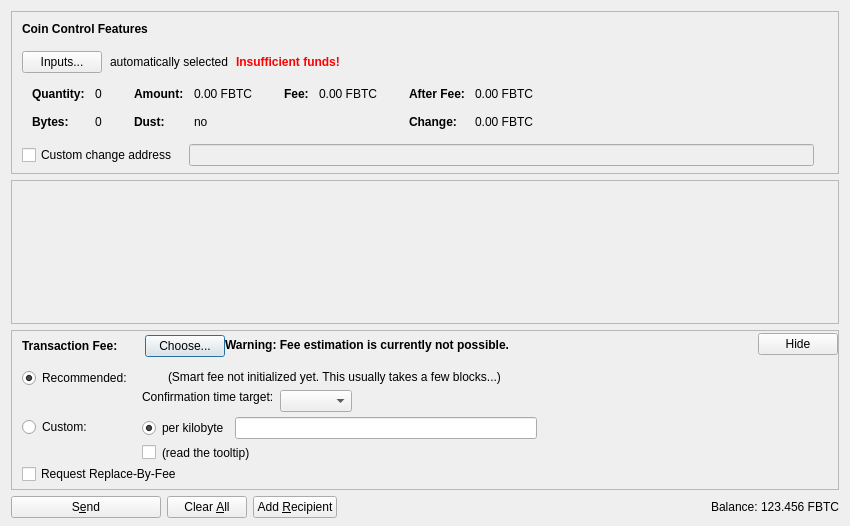
<?xml version="1.0" encoding="UTF-8"?>
<ui version="4.0">
 <class>SendCoinsDialog</class>
 <widget class="QDialog" name="SendCoinsDialog">
  <property name="geometry">
   <rect>
    <x>0</x>
    <y>0</y>
    <width>850</width>
    <height>526</height>
   </rect>
  </property>
  <property name="windowTitle">
   <string>Send Coins</string>
  </property>
  <layout class="QVBoxLayout" name="verticalLayout" stretch="0,1,0,0">
   <property name="bottomMargin">
    <number>8</number>
   </property>
   <item>
    <widget class="QFrame" name="frameCoinControl">
     <property name="sizePolicy">
      <sizepolicy hsizetype="Expanding" vsizetype="Expanding">
       <horstretch>0</horstretch>
       <verstretch>0</verstretch>
      </sizepolicy>
     </property>
     <property name="maximumSize">
      <size>
       <width>16777215</width>
       <height>16777215</height>
      </size>
     </property>
     <property name="frameShape">
      <enum>QFrame::StyledPanel</enum>
     </property>
     <property name="frameShadow">
      <enum>QFrame::Sunken</enum>
     </property>
     <layout class="QVBoxLayout" name="verticalLayoutCoinControl2">
      <property name="spacing">
       <number>0</number>
      </property>
      <property name="leftMargin">
       <number>0</number>
      </property>
      <property name="topMargin">
       <number>0</number>
      </property>
      <property name="rightMargin">
       <number>0</number>
      </property>
      <property name="bottomMargin">
       <number>6</number>
      </property>
      <item>
       <layout class="QVBoxLayout" name="verticalLayoutCoinControl" stretch="0,0,0,0,1">
        <property name="spacing">
         <number>0</number>
        </property>
        <property name="leftMargin">
         <number>10</number>
        </property>
        <property name="topMargin">
         <number>10</number>
        </property>
        <item>
         <layout class="QHBoxLayout" name="horizontalLayoutCoinControl1">
          <property name="bottomMargin">
           <number>15</number>
          </property>
          <item>
           <widget class="QLabel" name="labelCoinControlFeatures">
            <property name="sizePolicy">
             <sizepolicy hsizetype="Preferred" vsizetype="Maximum">
              <horstretch>0</horstretch>
              <verstretch>0</verstretch>
             </sizepolicy>
            </property>
            <property name="font">
             <font>
              <weight>75</weight>
              <bold>true</bold>
             </font>
            </property>
            <property name="styleSheet">
             <string notr="true">font-weight:bold;</string>
            </property>
            <property name="text">
             <string>Coin Control Features</string>
            </property>
           </widget>
          </item>
         </layout>
        </item>
        <item>
         <layout class="QHBoxLayout" name="horizontalLayoutCoinControl2" stretch="0,0,0,0">
          <property name="spacing">
           <number>8</number>
          </property>
          <property name="bottomMargin">
           <number>10</number>
          </property>
          <item>
           <widget class="QPushButton" name="pushButtonCoinControl">
            <property name="styleSheet">
             <string notr="true"/>
            </property>
            <property name="text">
             <string>Inputs...</string>
            </property>
            <property name="autoDefault">
             <bool>false</bool>
            </property>
           </widget>
          </item>
          <item>
           <widget class="QLabel" name="labelCoinControlAutomaticallySelected">
            <property name="text">
             <string>automatically selected</string>
            </property>
            <property name="margin">
             <number>5</number>
            </property>
           </widget>
          </item>
          <item>
           <widget class="QLabel" name="labelCoinControlInsuffFunds">
            <property name="font">
             <font>
              <weight>75</weight>
              <bold>true</bold>
             </font>
            </property>
            <property name="styleSheet">
             <string notr="true">color:red;font-weight:bold;</string>
            </property>
            <property name="text">
             <string>Insufficient funds!</string>
            </property>
            <property name="margin">
             <number>5</number>
            </property>
           </widget>
          </item>
          <item>
           <spacer name="horizontalSpacerCoinControl">
            <property name="orientation">
             <enum>Qt::Horizontal</enum>
            </property>
            <property name="sizeHint" stdset="0">
             <size>
              <width>40</width>
              <height>1</height>
             </size>
            </property>
           </spacer>
          </item>
         </layout>
        </item>
        <item>
         <widget class="QWidget" name="widgetCoinControl" native="true">
          <property name="sizePolicy">
           <sizepolicy hsizetype="Preferred" vsizetype="Preferred">
            <horstretch>0</horstretch>
            <verstretch>0</verstretch>
           </sizepolicy>
          </property>
          <property name="minimumSize">
           <size>
            <width>0</width>
            <height>0</height>
           </size>
          </property>
          <property name="styleSheet">
           <string notr="true"/>
          </property>
          <layout class="QHBoxLayout" name="horizontalLayoutCoinControl5">
           <property name="leftMargin">
            <number>0</number>
           </property>
           <property name="topMargin">
            <number>0</number>
           </property>
           <property name="rightMargin">
            <number>0</number>
           </property>
           <property name="bottomMargin">
            <number>0</number>
           </property>
           <item>
            <layout class="QHBoxLayout" name="horizontalLayoutCoinControl3" stretch="0,0,0,1">
             <property name="spacing">
              <number>20</number>
             </property>
             <property name="topMargin">
              <number>0</number>
             </property>
             <property name="bottomMargin">
              <number>10</number>
             </property>
             <item>
              <layout class="QFormLayout" name="formLayoutCoinControl1">
               <property name="horizontalSpacing">
                <number>10</number>
               </property>
               <property name="verticalSpacing">
                <number>14</number>
               </property>
               <property name="leftMargin">
                <number>10</number>
               </property>
               <property name="topMargin">
                <number>4</number>
               </property>
               <property name="rightMargin">
                <number>6</number>
               </property>
               <item row="0" column="0">
                <widget class="QLabel" name="labelCoinControlQuantityText">
                 <property name="font">
                  <font>
                   <weight>75</weight>
                   <bold>true</bold>
                  </font>
                 </property>
                 <property name="text">
                  <string>Quantity:</string>
                 </property>
                 <property name="margin">
                  <number>0</number>
                 </property>
                </widget>
               </item>
               <item row="0" column="1">
                <widget class="QLabel" name="labelCoinControlQuantity">
                 <property name="cursor">
                  <cursorShape>IBeamCursor</cursorShape>
                 </property>
                 <property name="contextMenuPolicy">
                  <enum>Qt::ActionsContextMenu</enum>
                 </property>
                 <property name="text">
                  <string notr="true">0</string>
                 </property>
                 <property name="margin">
                  <number>0</number>
                 </property>
                 <property name="textInteractionFlags">
                  <set>Qt::LinksAccessibleByMouse|Qt::TextSelectableByKeyboard|Qt::TextSelectableByMouse</set>
                 </property>
                </widget>
               </item>
               <item row="1" column="0">
                <widget class="QLabel" name="labelCoinControlBytesText">
                 <property name="font">
                  <font>
                   <weight>75</weight>
                   <bold>true</bold>
                  </font>
                 </property>
                 <property name="text">
                  <string>Bytes:</string>
                 </property>
                </widget>
               </item>
               <item row="1" column="1">
                <widget class="QLabel" name="labelCoinControlBytes">
                 <property name="cursor">
                  <cursorShape>IBeamCursor</cursorShape>
                 </property>
                 <property name="contextMenuPolicy">
                  <enum>Qt::ActionsContextMenu</enum>
                 </property>
                 <property name="text">
                  <string notr="true">0</string>
                 </property>
                 <property name="textInteractionFlags">
                  <set>Qt::LinksAccessibleByMouse|Qt::TextSelectableByKeyboard|Qt::TextSelectableByMouse</set>
                 </property>
                </widget>
               </item>
              </layout>
             </item>
             <item>
              <layout class="QFormLayout" name="formLayoutCoinControl2">
               <property name="horizontalSpacing">
                <number>10</number>
               </property>
               <property name="verticalSpacing">
                <number>14</number>
               </property>
               <property name="leftMargin">
                <number>6</number>
               </property>
               <property name="topMargin">
                <number>4</number>
               </property>
               <property name="rightMargin">
                <number>6</number>
               </property>
               <item row="0" column="0">
                <widget class="QLabel" name="labelCoinControlAmountText">
                 <property name="font">
                  <font>
                   <weight>75</weight>
                   <bold>true</bold>
                  </font>
                 </property>
                 <property name="text">
                  <string>Amount:</string>
                 </property>
                 <property name="margin">
                  <number>0</number>
                 </property>
                </widget>
               </item>
               <item row="0" column="1">
                <widget class="QLabel" name="labelCoinControlAmount">
                 <property name="cursor">
                  <cursorShape>IBeamCursor</cursorShape>
                 </property>
                 <property name="contextMenuPolicy">
                  <enum>Qt::ActionsContextMenu</enum>
                 </property>
                 <property name="text">
                  <string notr="true">0.00 FBTC</string>
                 </property>
                 <property name="textInteractionFlags">
                  <set>Qt::LinksAccessibleByMouse|Qt::TextSelectableByKeyboard|Qt::TextSelectableByMouse</set>
                 </property>
                </widget>
               </item>
               <item row="1" column="0">
                <widget class="QLabel" name="labelCoinControlLowOutputText">
                 <property name="font">
                  <font>
                   <weight>75</weight>
                   <bold>true</bold>
                  </font>
                 </property>
                 <property name="text">
                  <string>Dust:</string>
                 </property>
                </widget>
               </item>
               <item row="1" column="1">
                <widget class="QLabel" name="labelCoinControlLowOutput">
                 <property name="cursor">
                  <cursorShape>IBeamCursor</cursorShape>
                 </property>
                 <property name="contextMenuPolicy">
                  <enum>Qt::ActionsContextMenu</enum>
                 </property>
                 <property name="text">
                  <string notr="true">no</string>
                 </property>
                 <property name="textInteractionFlags">
                  <set>Qt::LinksAccessibleByMouse|Qt::TextSelectableByKeyboard|Qt::TextSelectableByMouse</set>
                 </property>
                </widget>
               </item>
              </layout>
             </item>
             <item>
              <layout class="QFormLayout" name="formLayoutCoinControl3">
               <property name="horizontalSpacing">
                <number>10</number>
               </property>
               <property name="verticalSpacing">
                <number>14</number>
               </property>
               <property name="leftMargin">
                <number>6</number>
               </property>
               <property name="topMargin">
                <number>4</number>
               </property>
               <property name="rightMargin">
                <number>6</number>
               </property>
               <item row="0" column="0">
                <widget class="QLabel" name="labelCoinControlFeeText">
                 <property name="font">
                  <font>
                   <weight>75</weight>
                   <bold>true</bold>
                  </font>
                 </property>
                 <property name="text">
                  <string>Fee:</string>
                 </property>
                 <property name="margin">
                  <number>0</number>
                 </property>
                </widget>
               </item>
               <item row="0" column="1">
                <widget class="QLabel" name="labelCoinControlFee">
                 <property name="cursor">
                  <cursorShape>IBeamCursor</cursorShape>
                 </property>
                 <property name="contextMenuPolicy">
                  <enum>Qt::ActionsContextMenu</enum>
                 </property>
                 <property name="text">
                  <string notr="true">0.00 FBTC</string>
                 </property>
                 <property name="textInteractionFlags">
                  <set>Qt::LinksAccessibleByMouse|Qt::TextSelectableByKeyboard|Qt::TextSelectableByMouse</set>
                 </property>
                </widget>
               </item>
              </layout>
             </item>
             <item>
              <layout class="QFormLayout" name="formLayoutCoinControl4">
               <property name="horizontalSpacing">
                <number>10</number>
               </property>
               <property name="verticalSpacing">
                <number>14</number>
               </property>
               <property name="leftMargin">
                <number>6</number>
               </property>
               <property name="topMargin">
                <number>4</number>
               </property>
               <property name="rightMargin">
                <number>6</number>
               </property>
               <item row="0" column="0">
                <widget class="QLabel" name="labelCoinControlAfterFeeText">
                 <property name="font">
                  <font>
                   <weight>75</weight>
                   <bold>true</bold>
                  </font>
                 </property>
                 <property name="text">
                  <string>After Fee:</string>
                 </property>
                 <property name="margin">
                  <number>0</number>
                 </property>
                </widget>
               </item>
               <item row="0" column="1">
                <widget class="QLabel" name="labelCoinControlAfterFee">
                 <property name="cursor">
                  <cursorShape>IBeamCursor</cursorShape>
                 </property>
                 <property name="contextMenuPolicy">
                  <enum>Qt::ActionsContextMenu</enum>
                 </property>
                 <property name="text">
                  <string notr="true">0.00 FBTC</string>
                 </property>
                 <property name="textInteractionFlags">
                  <set>Qt::LinksAccessibleByMouse|Qt::TextSelectableByKeyboard|Qt::TextSelectableByMouse</set>
                 </property>
                </widget>
               </item>
               <item row="1" column="0">
                <widget class="QLabel" name="labelCoinControlChangeText">
                 <property name="font">
                  <font>
                   <weight>75</weight>
                   <bold>true</bold>
                  </font>
                 </property>
                 <property name="text">
                  <string>Change:</string>
                 </property>
                </widget>
               </item>
               <item row="1" column="1">
                <widget class="QLabel" name="labelCoinControlChange">
                 <property name="cursor">
                  <cursorShape>IBeamCursor</cursorShape>
                 </property>
                 <property name="contextMenuPolicy">
                  <enum>Qt::ActionsContextMenu</enum>
                 </property>
                 <property name="text">
                  <string notr="true">0.00 FBTC</string>
                 </property>
                 <property name="textInteractionFlags">
                  <set>Qt::LinksAccessibleByMouse|Qt::TextSelectableByKeyboard|Qt::TextSelectableByMouse</set>
                 </property>
                </widget>
               </item>
              </layout>
             </item>
            </layout>
           </item>
          </layout>
         </widget>
        </item>
        <item>
         <layout class="QHBoxLayout" name="horizontalLayoutCoinControl4" stretch="0,0,0">
          <property name="spacing">
           <number>12</number>
          </property>
          <property name="sizeConstraint">
           <enum>QLayout::SetDefaultConstraint</enum>
          </property>
          <property name="topMargin">
           <number>5</number>
          </property>
          <property name="rightMargin">
           <number>5</number>
          </property>
          <item>
           <widget class="QCheckBox" name="checkBoxCoinControlChange">
            <property name="toolTip">
             <string>If this is activated, but the change address is empty or invalid, change will be sent to a newly generated address.</string>
            </property>
            <property name="text">
             <string>Custom change address</string>
            </property>
           </widget>
          </item>
          <item>
           <widget class="QValidatedLineEdit" name="lineEditCoinControlChange">
            <property name="enabled">
             <bool>false</bool>
            </property>
            <property name="sizePolicy">
             <sizepolicy hsizetype="Expanding" vsizetype="Fixed">
              <horstretch>0</horstretch>
              <verstretch>0</verstretch>
             </sizepolicy>
            </property>
           </widget>
          </item>
          <item>
           <widget class="QLabel" name="labelCoinControlChangeLabel">
            <property name="sizePolicy">
             <sizepolicy hsizetype="Preferred" vsizetype="Expanding">
              <horstretch>0</horstretch>
              <verstretch>0</verstretch>
             </sizepolicy>
            </property>
            <property name="minimumSize">
             <size>
              <width>0</width>
              <height>0</height>
             </size>
            </property>
            <property name="text">
             <string/>
            </property>
            <property name="margin">
             <number>3</number>
            </property>
           </widget>
          </item>
         </layout>
        </item>
        <item>
         <spacer name="verticalSpacerCoinControl">
          <property name="orientation">
           <enum>Qt::Vertical</enum>
          </property>
          <property name="sizeHint" stdset="0">
           <size>
            <width>800</width>
            <height>1</height>
           </size>
          </property>
         </spacer>
        </item>
       </layout>
      </item>
     </layout>
    </widget>
   </item>
   <item>
    <widget class="QScrollArea" name="scrollArea">
     <property name="widgetResizable">
      <bool>true</bool>
     </property>
     <widget class="QWidget" name="scrollAreaWidgetContents">
      <property name="geometry">
       <rect>
        <x>0</x>
        <y>0</y>
        <width>830</width>
        <height>104</height>
       </rect>
      </property>
      <layout class="QVBoxLayout" name="verticalLayout_2" stretch="0,1">
       <property name="leftMargin">
        <number>0</number>
       </property>
       <property name="topMargin">
        <number>0</number>
       </property>
       <property name="rightMargin">
        <number>0</number>
       </property>
       <property name="bottomMargin">
        <number>0</number>
       </property>
       <item>
        <layout class="QVBoxLayout" name="entries">
         <property name="spacing">
          <number>6</number>
         </property>
        </layout>
       </item>
       <item>
        <spacer name="verticalSpacer">
         <property name="orientation">
          <enum>Qt::Vertical</enum>
         </property>
         <property name="sizeHint" stdset="0">
          <size>
           <width>20</width>
           <height>40</height>
          </size>
         </property>
        </spacer>
       </item>
      </layout>
     </widget>
    </widget>
   </item>
   <item>
    <widget class="QFrame" name="frameFee">
     <property name="sizePolicy">
      <sizepolicy hsizetype="Expanding" vsizetype="Expanding">
       <horstretch>0</horstretch>
       <verstretch>0</verstretch>
      </sizepolicy>
     </property>
     <property name="maximumSize">
      <size>
       <width>16777215</width>
       <height>16777215</height>
      </size>
     </property>
     <property name="frameShape">
      <enum>QFrame::StyledPanel</enum>
     </property>
     <property name="frameShadow">
      <enum>QFrame::Sunken</enum>
     </property>
     <layout class="QVBoxLayout" name="verticalLayoutFee1">
      <property name="spacing">
       <number>0</number>
      </property>
      <property name="leftMargin">
       <number>0</number>
      </property>
      <property name="topMargin">
       <number>0</number>
      </property>
      <property name="rightMargin">
       <number>0</number>
      </property>
      <property name="bottomMargin">
       <number>0</number>
      </property>
      <item>
       <layout class="QVBoxLayout" name="verticalLayoutFee2" stretch="0,0,0">
        <property name="spacing">
         <number>0</number>
        </property>
        <property name="leftMargin">
         <number>10</number>
        </property>
        <property name="topMargin">
         <number>0</number>
        </property>
        <item>
         <layout class="QHBoxLayout" name="horizontalLayoutFee1">
          <property name="bottomMargin">
           <number>0</number>
          </property>
          <item>
           <layout class="QVBoxLayout" name="verticalLayoutFee7">
            <property name="spacing">
             <number>0</number>
            </property>
            <item>
             <spacer name="verticalSpacerSmartFee">
              <property name="orientation">
               <enum>Qt::Vertical</enum>
              </property>
              <property name="sizeType">
               <enum>QSizePolicy::Fixed</enum>
              </property>
              <property name="sizeHint" stdset="0">
               <size>
                <width>1</width>
                <height>4</height>
               </size>
              </property>
             </spacer>
            </item>
            <item>
             <layout class="QHBoxLayout" name="horizontalLayoutSmartFee">
              <property name="spacing">
               <number>10</number>
              </property>
              <item>
               <widget class="QLabel" name="labelFeeHeadline">
                <property name="sizePolicy">
                 <sizepolicy hsizetype="Preferred" vsizetype="Maximum">
                  <horstretch>0</horstretch>
                  <verstretch>0</verstretch>
                 </sizepolicy>
                </property>
                <property name="font">
                 <font>
                  <weight>75</weight>
                  <bold>true</bold>
                 </font>
                </property>
                <property name="styleSheet">
                 <string notr="true">font-weight:bold;</string>
                </property>
                <property name="text">
                 <string>Transaction Fee:</string>
                </property>
               </widget>
              </item>
              <item>
               <widget class="QLabel" name="labelFeeMinimized">
                <property name="text">
                 <string/>
                </property>
               </widget>
              </item>
              <item>
               <widget class="QPushButton" name="buttonChooseFee">
                <property name="text">
                 <string>Choose...</string>
                </property>
               </widget>
              </item>
             </layout>
            </item>
            <item>
             <spacer name="verticalSpacer_5">
              <property name="orientation">
               <enum>Qt::Vertical</enum>
              </property>
              <property name="sizeHint" stdset="0">
               <size>
                <width>1</width>
                <height>1</height>
               </size>
              </property>
             </spacer>
            </item>
           </layout>
          </item>
          <item>
           <widget class="QLabel" name="fallbackFeeWarningLabel">
            <property name="toolTip">
             <string>Using the fallbackfee can result in sending a transaction that will take several hours or days (or never) to confirm. Consider choosing your fee manually or wait until you have validated the complete chain.</string>
            </property>
            <property name="font">
            <font>
                <weight>75</weight>
                <bold>true</bold>
            </font>
            </property>
            <property name="text">
             <string>Warning: Fee estimation is currently not possible.</string>
            </property>
            <property name="wordWrap">
             <bool>false</bool>
            </property>
           </widget>
          </item>
          <item>
           <spacer name="horizontalSpacer_4">
            <property name="orientation">
             <enum>Qt::Horizontal</enum>
            </property>
            <property name="sizeType">
             <enum>QSizePolicy::MinimumExpanding</enum>
            </property>
            <property name="sizeHint" stdset="0">
             <size>
              <width>40</width>
              <height>20</height>
             </size>
            </property>
           </spacer>
          </item>
          <item>
           <widget class="QPushButton" name="buttonMinimizeFee">
            <property name="toolTip">
             <string>collapse fee-settings</string>
            </property>
            <property name="text">
             <string>Hide</string>
            </property>
           </widget>
          </item>
         </layout>
        </item>
        <item>
         <widget class="QFrame" name="frameFeeSelection">
          <layout class="QVBoxLayout" name="verticalLayoutFee12">
           <property name="spacing">
            <number>0</number>
           </property>
           <property name="leftMargin">
            <number>0</number>
           </property>
           <property name="topMargin">
            <number>0</number>
           </property>
           <property name="rightMargin">
            <number>0</number>
           </property>
           <property name="bottomMargin">
            <number>0</number>
           </property>
           <item>
            <layout class="QGridLayout" name="gridLayoutFee">
             <property name="topMargin">
              <number>10</number>
             </property>
             <property name="bottomMargin">
              <number>4</number>
             </property>
             <property name="horizontalSpacing">
              <number>10</number>
             </property>
             <property name="verticalSpacing">
              <number>4</number>
             </property>
             <item row="1" column="1">
              <layout class="QVBoxLayout" name="verticalLayoutFee8">
               <property name="spacing">
                <number>6</number>
               </property>
               <item>
                <layout class="QHBoxLayout" name="horizontalLayoutFee13">
                 <item>
                  <widget class="QRadioButton" name="radioCustomPerKilobyte">
                   <property name="toolTip">
                    <string>If the custom fee is set to 1000 satoshis and the transaction is only 250 bytes, then &quot;per kilobyte&quot; only pays 250 satoshis in fee, while &quot;total at least&quot; pays 1000 satoshis. For transactions bigger than a kilobyte both pay by kilobyte.</string>
                   </property>
                   <property name="text">
                    <string>per kilobyte</string>
                   </property>
                   <property name="checked">
                    <bool>true</bool>
                   </property>
                   <attribute name="buttonGroup">
                    <string notr="true">groupCustomFee</string>
                   </attribute>
                  </widget>
                 </item>
                 <item>
                  <widget class="BitcoinAmountField" name="customFee"/>
                 </item>
                 <item>
                  <spacer name="horizontalSpacer_6">
                   <property name="orientation">
                    <enum>Qt::Horizontal</enum>
                   </property>
                   <property name="sizeHint" stdset="0">
                    <size>
                     <width>1</width>
                     <height>1</height>
                    </size>
                   </property>
                  </spacer>
                 </item>
                </layout>
               </item>
               <item>
                <layout class="QHBoxLayout" name="horizontalLayoutFee8">
                 <item>
                  <widget class="QCheckBox" name="checkBoxMinimumFee">
                   <property name="toolTip">
                    <string>Paying only the minimum fee is just fine as long as there is less transaction volume than space in the blocks. But be aware that this can end up in a never confirming transaction once there is more demand for bitcoin transactions than the network can process.</string>
                   </property>
                   <property name="text">
                    <string/>
                   </property>
                  </widget>
                 </item>
                 <item>
                  <widget class="QLabel" name="labelMinFeeWarning">
                   <property name="enabled">
                    <bool>true</bool>
                   </property>
                   <property name="toolTip">
                    <string>Paying only the minimum fee is just fine as long as there is less transaction volume than space in the blocks. But be aware that this can end up in a never confirming transaction once there is more demand for bitcoin transactions than the network can process.</string>
                   </property>
                   <property name="text">
                    <string>(read the tooltip)</string>
                   </property>
                   <property name="margin">
                    <number>5</number>
                   </property>
                  </widget>
                 </item>
                 <item>
                  <spacer name="horizontalSpacer_2">
                   <property name="orientation">
                    <enum>Qt::Horizontal</enum>
                   </property>
                   <property name="sizeHint" stdset="0">
                    <size>
                     <width>1</width>
                     <height>1</height>
                    </size>
                   </property>
                  </spacer>
                 </item>
                </layout>
               </item>
              </layout>
             </item>
             <item row="0" column="0">
              <layout class="QVBoxLayout" name="verticalLayoutFee4" stretch="0,1">
               <item>
                <widget class="QRadioButton" name="radioSmartFee">
                 <property name="text">
                  <string>Recommended:</string>
                 </property>
                 <property name="checked">
                  <bool>true</bool>
                 </property>
                 <attribute name="buttonGroup">
                  <string notr="true">groupFee</string>
                 </attribute>
                </widget>
               </item>
               <item>
                <spacer name="verticalSpacer_2">
                 <property name="orientation">
                  <enum>Qt::Vertical</enum>
                 </property>
                 <property name="sizeHint" stdset="0">
                  <size>
                   <width>1</width>
                   <height>1</height>
                  </size>
                 </property>
                </spacer>
               </item>
              </layout>
             </item>
             <item row="1" column="0">
              <layout class="QVBoxLayout" name="verticalLayoutFee9" stretch="0,1">
               <item>
                <widget class="QRadioButton" name="radioCustomFee">
                 <property name="text">
                  <string>Custom:</string>
                 </property>
                 <attribute name="buttonGroup">
                  <string notr="true">groupFee</string>
                 </attribute>
                </widget>
               </item>
               <item>
                <spacer name="verticalSpacer_6">
                 <property name="orientation">
                  <enum>Qt::Vertical</enum>
                 </property>
                 <property name="sizeHint" stdset="0">
                  <size>
                   <width>1</width>
                   <height>1</height>
                  </size>
                 </property>
                </spacer>
               </item>
              </layout>
             </item>
             <item row="0" column="1">
              <layout class="QVBoxLayout" name="verticalLayoutFee3" stretch="0,0,1">
               <property name="spacing">
                <number>6</number>
               </property>
               <property name="topMargin">
                <number>2</number>
               </property>
               <item>
                <layout class="QHBoxLayout" name="horizontalLayoutFee12">
                 <item>
                  <widget class="QLabel" name="labelSmartFee">
                   <property name="text">
                    <string/>
                   </property>
                   <property name="margin">
                    <number>2</number>
                   </property>
                  </widget>
                 </item>
                 <item>
                  <widget class="QLabel" name="labelFeeEstimation">
                   <property name="text">
                    <string/>
                   </property>
                  </widget>
                 </item>
                 <item>
                  <widget class="QLabel" name="labelSmartFee2">
                   <property name="text">
                    <string>(Smart fee not initialized yet. This usually takes a few blocks...)</string>
                   </property>
                   <property name="margin">
                    <number>2</number>
                   </property>
                  </widget>
                 </item>
                 <item>
                  <spacer name="horizontalSpacer_5">
                   <property name="orientation">
                    <enum>Qt::Horizontal</enum>
                   </property>
                   <property name="sizeHint" stdset="0">
                    <size>
                     <width>1</width>
                     <height>1</height>
                    </size>
                   </property>
                  </spacer>
                 </item>
                </layout>
               </item>
               <item>
                <layout class="QHBoxLayout" name="horizontalLayoutFee9">
                 <item>
                  <layout class="QVBoxLayout" name="verticalLayoutFee6">
                   <item>
                    <widget class="QLabel" name="labelSmartFee3">
                     <property name="text">
                      <string>Confirmation time target:</string>
                     </property>
                     <property name="margin">
                      <number>2</number>
                     </property>
                    </widget>
                   </item>
                   <item>
                    <spacer name="verticalSpacer_3">
                     <property name="orientation">
                      <enum>Qt::Vertical</enum>
                     </property>
                     <property name="sizeHint" stdset="0">
                      <size>
                       <width>1</width>
                       <height>1</height>
                      </size>
                     </property>
                    </spacer>
                   </item>
                  </layout>
                 </item>
                 <item>
                  <layout class="QVBoxLayout" name="verticalLayoutFee5">
                   <property name="rightMargin">
                    <number>30</number>
                   </property>
                   <item>
                    <layout class="QHBoxLayout" name="horizontalLayoutConfTarget">
                     <property name="bottomMargin">
                      <number>0</number>
                     </property>
                     <item>
                      <widget class="QComboBox" name="confTargetSelector"/>
                     </item>
                     <item>
                      <spacer name="horizontalSpacerConfTarget">
                       <property name="orientation">
                        <enum>Qt::Horizontal</enum>
                       </property>
                       <property name="sizeHint" stdset="0">
                        <size>
                         <width>40</width>
                         <height>20</height>
                        </size>
                       </property>
                      </spacer>
                     </item>
                    </layout>
                   </item>
                  </layout>
                 </item>
                </layout>
               </item>
               <item>
                <spacer name="verticalSpacer_4">
                 <property name="orientation">
                  <enum>Qt::Vertical</enum>
                 </property>
                 <property name="sizeHint" stdset="0">
                  <size>
                   <width>1</width>
                   <height>1</height>
                  </size>
                 </property>
                </spacer>
               </item>
              </layout>
             </item>
            </layout>
           </item>
           <item>
            <widget class="QCheckBox" name="optInRBF">
             <property name="text">
              <string>Request Replace-By-Fee</string>
             </property>
             <property name="toolTip">
              <string>Indicates that the sender may wish to replace this transaction with a new one paying higher fees (prior to being confirmed).</string>
             </property>
            </widget>
           </item>
          </layout>
         </widget>
        </item>
        <item>
         <spacer name="verticalSpacerFee">
          <property name="orientation">
           <enum>Qt::Vertical</enum>
          </property>
          <property name="sizeHint" stdset="0">
           <size>
            <width>40</width>
            <height>5</height>
           </size>
          </property>
         </spacer>
        </item>
       </layout>
      </item>
     </layout>
    </widget>
   </item>
   <item>
    <layout class="QHBoxLayout" name="horizontalLayout">
     <item>
      <widget class="QPushButton" name="sendButton">
       <property name="minimumSize">
        <size>
         <width>150</width>
         <height>0</height>
        </size>
       </property>
       <property name="toolTip">
        <string>Confirm the send action</string>
       </property>
       <property name="text">
        <string>S&amp;end</string>
       </property>
       <property name="icon">
        <iconset resource="../bitcoin.qrc">
         <normaloff>:/icons/send</normaloff>:/icons/send</iconset>
       </property>
       <property name="autoDefault">
        <bool>false</bool>
       </property>
       <property name="default">
        <bool>false</bool>
       </property>
      </widget>
     </item>
     <item>
      <widget class="QPushButton" name="clearButton">
       <property name="sizePolicy">
        <sizepolicy hsizetype="Minimum" vsizetype="Fixed">
         <horstretch>0</horstretch>
         <verstretch>0</verstretch>
        </sizepolicy>
       </property>
       <property name="toolTip">
        <string>Clear all fields of the form.</string>
       </property>
       <property name="text">
        <string>Clear &amp;All</string>
       </property>
       <property name="icon">
        <iconset resource="../bitcoin.qrc">
         <normaloff>:/icons/remove</normaloff>:/icons/remove</iconset>
       </property>
       <property name="autoDefault">
        <bool>false</bool>
       </property>
      </widget>
     </item>
     <item>
      <widget class="QPushButton" name="addButton">
       <property name="toolTip">
        <string>Send to multiple recipients at once</string>
       </property>
       <property name="text">
        <string>Add &amp;Recipient</string>
       </property>
       <property name="icon">
        <iconset resource="../bitcoin.qrc">
         <normaloff>:/icons/add</normaloff>:/icons/add</iconset>
       </property>
       <property name="autoDefault">
        <bool>false</bool>
       </property>
      </widget>
     </item>
     <item>
      <spacer name="horizontalSpacer">
       <property name="orientation">
        <enum>Qt::Horizontal</enum>
       </property>
       <property name="sizeHint" stdset="0">
        <size>
         <width>40</width>
         <height>20</height>
        </size>
       </property>
      </spacer>
     </item>
     <item>
      <layout class="QHBoxLayout" name="horizontalLayout_2">
       <property name="spacing">
        <number>3</number>
       </property>
       <item>
        <widget class="QLabel" name="label">
         <property name="sizePolicy">
          <sizepolicy hsizetype="Preferred" vsizetype="Fixed">
           <horstretch>0</horstretch>
           <verstretch>0</verstretch>
          </sizepolicy>
         </property>
         <property name="text">
          <string>Balance:</string>
         </property>
        </widget>
       </item>
       <item>
        <widget class="QLabel" name="labelBalance">
         <property name="sizePolicy">
          <sizepolicy hsizetype="Preferred" vsizetype="Fixed">
           <horstretch>0</horstretch>
           <verstretch>0</verstretch>
          </sizepolicy>
         </property>
         <property name="cursor">
          <cursorShape>IBeamCursor</cursorShape>
         </property>
         <property name="text">
          <string notr="true">123.456 FBTC</string>
         </property>
         <property name="textInteractionFlags">
          <set>Qt::LinksAccessibleByMouse|Qt::TextSelectableByKeyboard|Qt::TextSelectableByMouse</set>
         </property>
        </widget>
       </item>
      </layout>
     </item>
    </layout>
   </item>
  </layout>
 </widget>
 <customwidgets>
  <customwidget>
   <class>QValidatedLineEdit</class>
   <extends>QLineEdit</extends>
   <header>qvalidatedlineedit.h</header>
  </customwidget>
  <customwidget>
   <class>BitcoinAmountField</class>
   <extends>QLineEdit</extends>
   <header>bitcoinamountfield.h</header>
   <container>1</container>
  </customwidget>
 </customwidgets>
 <resources>
  <include location="../bitcoin.qrc"/>
 </resources>
 <connections/>
 <buttongroups>
  <buttongroup name="groupFee"/>
  <buttongroup name="groupCustomFee"/>
 </buttongroups>
</ui>
